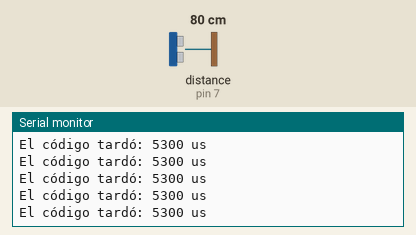
Recording of a sketch running on a simulated Arduino Uno, built with avr-gcc and run on an emulated ATmega328P. Shown: the last lines printed to the serial monitor. The test bench sets the inputs (shaded band); at power-on: distance to the obstacle (sensor on pin 7) 80 cm. The echo pulse lasts 58.3 µs per cm.

Above: at 4.2 s.
4.3 s: distance to the obstacle (sensor on pin 7) set to 196 cm
At 4.36 s:
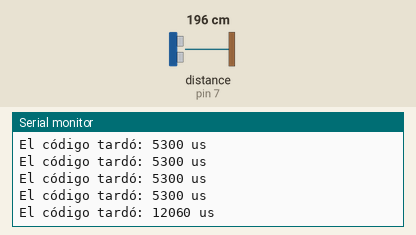
5.8 s: distance to the obstacle (sensor on pin 7) set to 205 cm
At 5.86 s:
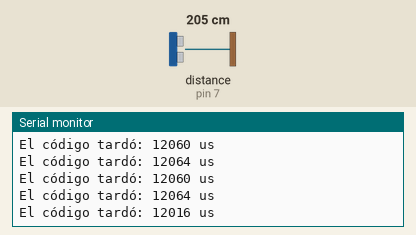
Timing chart, 0 to 8.8 s (numbered marks = the images above; inputs shaded):
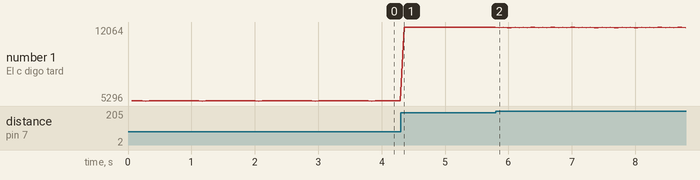

Measured:
- after the input at 4.3 s, the serial monitor: prints a new line after 0.05 s (image 1)
- after the input at 5.8 s, the serial monitor: prints a new line after 0.06 s (image 2)
- plotted number 1: 5300 → 12064 after the input at 4.3 s, 12064 → 12020 after the input at 5.8 s

The sketch:

new_ping.ino
```cpp
#include <NewPing.h>

#define TRIGGER_PIN  6  // Arduino pin tied to trigger pin on the ultrasonic sensor.
#define ECHO_PIN     7  // Arduino pin tied to echo pin on the ultrasonic sensor.
#define MAX_DISTANCE 200 // Maximum distance we want to ping for (in centimeters). Maximum sensor distance is rated at 400-500cm.

NewPing sonar(TRIGGER_PIN, ECHO_PIN, MAX_DISTANCE); // NewPing setup de pings y distancia máxima.

void setup() {
  Serial.begin(115200); // Open serial monitor at 115200 baud to see ping results.
}

void loop() {
  delay(50);                      // Wait 50ms between pings (about 20 pings/sec). 29ms should be the shortest delay between pings.
  unsigned long tiempoInicio = micros();  // Marca de tiempo de inicio

  unsigned int uS = sonar.ping(); // Send ping, get ping time in microseconds (uS).
  // Serial.print("Ping: ");
  // Serial.print(uS / US_ROUNDTRIP_CM); // Convert ping time to distance in cm and print result (0 = outside set distance range)
  // Serial.println("cm");

  unsigned long tiempoFinal = micros();                 // Marca de tiempo de finalización
  unsigned long duracion = tiempoFinal - tiempoInicio;  // Calcula la duración

    Serial.print("El código tardó: ");
    Serial.print(duracion);
    Serial.println(" us");
}
```
